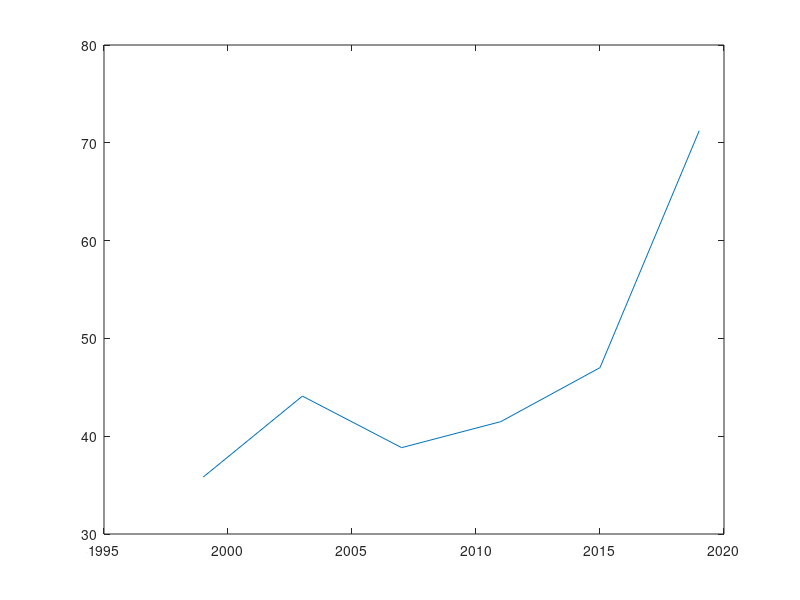

This chart was generated by the following MATLAB code: (Note: this script raises an error after producing the figure.)
clc
clear
cd('E:\OneDrive - Syracuse University\E盘\Google Drive\Hong Kong\3_output\Final Figures')

Turnout = [35.82 44.1 38.83	41.49 47.01	71.23];
Year = [1999 2003 2007 2011 2015 2019];

p = plot(Year,Turnout);
p.LineStyle = "-";
p.Marker = "square";
p.Color = "red";
p.LineWidth = 1.5;
xticks(1999:4:2019)
xlim([1998,2020])
yticks(30:10:70)
ylabel('Turnout (%)')
xlabel("Year")
box on
grid on

saveas(gcf,'Figure_1_Turnout.eps','epsc')
